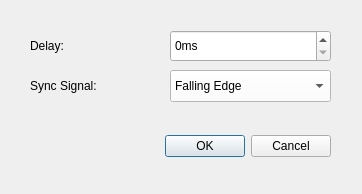
<?xml version="1.0" encoding="UTF-8"?>
<ui version="4.0">
 <class>SourceConfigDialog</class>
 <widget class="QDialog" name="SourceConfigDialog">
  <property name="geometry">
   <rect>
    <x>0</x>
    <y>0</y>
    <width>362</width>
    <height>194</height>
   </rect>
  </property>
  <property name="windowTitle">
   <string>Source Configuration</string>
  </property>
  <widget class="QDialogButtonBox" name="buttonBox">
   <property name="geometry">
    <rect>
     <x>90</x>
     <y>130</y>
     <width>241</width>
     <height>32</height>
    </rect>
   </property>
   <property name="orientation">
    <enum>Qt::Horizontal</enum>
   </property>
   <property name="standardButtons">
    <set>QDialogButtonBox::Cancel|QDialogButtonBox::Ok</set>
   </property>
  </widget>
  <widget class="QLabel" name="delay_label">
   <property name="geometry">
    <rect>
     <x>30</x>
     <y>30</y>
     <width>141</width>
     <height>32</height>
    </rect>
   </property>
   <property name="styleSheet">
    <string notr="true">background-color: {rgb(185, 212, 125)}</string>
   </property>
   <property name="text">
    <string>Delay:</string>
   </property>
  </widget>
  <widget class="QLabel" name="sync_signal_label">
   <property name="geometry">
    <rect>
     <x>30</x>
     <y>70</y>
     <width>121</width>
     <height>32</height>
    </rect>
   </property>
   <property name="text">
    <string>Sync Signal:</string>
   </property>
  </widget>
  <widget class="QSpinBox" name="delay">
   <property name="geometry">
    <rect>
     <x>170</x>
     <y>30</y>
     <width>161</width>
     <height>32</height>
    </rect>
   </property>
   <property name="suffix">
    <string>ms</string>
   </property>
   <property name="maximum">
    <number>65535</number>
   </property>
  </widget>
  <widget class="QComboBox" name="sync_signal">
   <property name="geometry">
    <rect>
     <x>170</x>
     <y>70</y>
     <width>161</width>
     <height>32</height>
    </rect>
   </property>
   <property name="styleSheet">
    <string notr="true">background-color: rgb(255, 255, 255);
selection-color: rgb(121, 195, 169);</string>
   </property>
   <item>
    <property name="text">
     <string>Falling Edge</string>
    </property>
   </item>
   <item>
    <property name="text">
     <string>Rising Edge</string>
    </property>
   </item>
   <item>
    <property name="text">
     <string>Any Edge</string>
    </property>
   </item>
  </widget>
 </widget>
 <resources/>
 <connections>
  <connection>
   <sender>buttonBox</sender>
   <signal>accepted()</signal>
   <receiver>SourceConfigDialog</receiver>
   <slot>accept()</slot>
   <hints>
    <hint type="sourcelabel">
     <x>248</x>
     <y>254</y>
    </hint>
    <hint type="destinationlabel">
     <x>157</x>
     <y>274</y>
    </hint>
   </hints>
  </connection>
  <connection>
   <sender>buttonBox</sender>
   <signal>rejected()</signal>
   <receiver>SourceConfigDialog</receiver>
   <slot>reject()</slot>
   <hints>
    <hint type="sourcelabel">
     <x>316</x>
     <y>260</y>
    </hint>
    <hint type="destinationlabel">
     <x>286</x>
     <y>274</y>
    </hint>
   </hints>
  </connection>
 </connections>
</ui>
